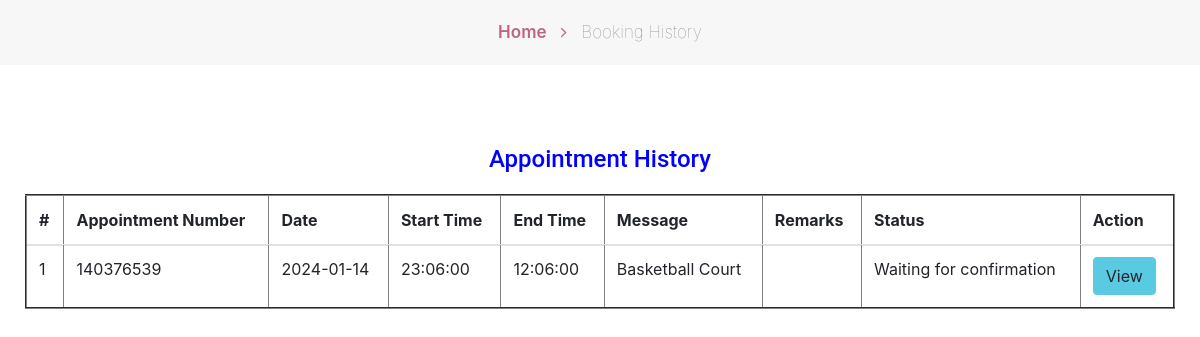
The app's page /portal/booking-history.php (signed in), older data.
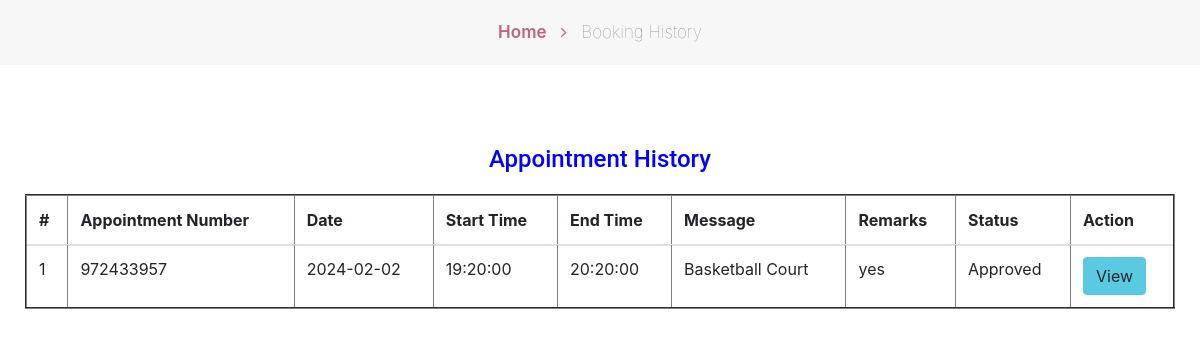
The same page, newer data.
### tables this page shows
CREATE TABLE `tblbook` (
  `ID` int(10) NOT NULL,
  `UserID` int(10) DEFAULT NULL,
  `AptNumber` int(10) DEFAULT NULL,
  `AptDate` date DEFAULT NULL,
  `AptTime` time DEFAULT NULL,
  `endTime` time DEFAULT NULL,
  `Message` mediumtext DEFAULT NULL,
  `BookingDate` timestamp NULL DEFAULT current_timestamp(),
  `Remark` varchar(250) DEFAULT NULL,
  `Status` varchar(250) DEFAULT NULL,
  `RemarkDate` timestamp NULL DEFAULT NULL ON UPDATE current_timestamp()
);

### portal/booking-history.php (the view, shortened to what this page needs)
<?php
include('includes/dbconnection.php');
if (strlen($_SESSION['bpmsuid']==0)) {
  header('location:logout.php');
  } else{
  ?>
<!doctype html>
<html lang="en">
  <head>
    <link rel="stylesheet" href="assets/css/style-starter.css">
  </head>
  <body id="home">
<section class="w3l-inner-banner-main">
<div class="breadcrumbs-sub">
<div class="container">
<ul class="breadcrumbs-custom-path">
    <li class="right-side propClone"><a href="user-dashboard.php" class="">Home <span class="fa fa-angle-right" aria-hidden="true"></span></a> <p></li>
    <li class="active ">
        Booking History</li>
</ul>
</div>
</div>
</section>
<section class="w3l-contact-info-main" id="contact">
    <div class="contact-sec	">
        <div class="container">
            <div>
                <div class="cont-details">
                   <div class="table-content table-responsive cart-table-content m-t-30">
                    <h4 style="padding-bottom: 20px;text-align: center;color: blue;">Appointment History</h4>
                        <table border="2" class="table">
                            <thead class="gray-bg" >
                                <tr>
                                    <th>#</th>
                                <th>Appointment Number</th>
                                <th>Date</th>
                                <th>Start Time</th>
                                <th>End Time</th>
                                <th>Message</th>
                                <th>Remarks</th>
                                <th>Status</th>
                                <th>Action</th>
                                </tr>
                            </thead>
                            <tbody>
                                <tr>
                                    <?php
                                   $userid= $_SESSION['bpmsuid'];
 $query=mysqli_query($con,"select tbluser.ID as uid, tbluser.FirstName,tbluser.LastName,tbluser.Email,tbluser.MobileNumber,tblbook.ID as bid,tblbook.AptNumber,tblbook.AptDate,tblbook.AptTime,tblbook.endTime,tblbook.Message,tblbook.Remark,tblbook.BookingDate,tblbook.Status from tblbook join tbluser on tbluser.ID=tblbook.UserID where tbluser.ID='$userid'");
$cnt=1;
              while($row=mysqli_fetch_array($query))
              { ?>
               <tr>
    <td><?php echo $cnt;?></td>
<td><?php echo $row['AptNumber'];?></td>
<td><p> <?php echo $row['AptDate']?> </p></td>
<td><?php echo $row['AptTime']?></td>
<td><?php echo $row['endTime']?></td>
<td><?php echo $row['Message']?></td>
<td><?php echo $row['Remark']?></td>
<td><?php $status=$row['Status'];
if($status==''){
 echo "Waiting for confirmation";
} else{
echo $status;
}
?>  </td>
<td><a href="appointment-detail.php?aptnumber=<?php echo $row['AptNumber'];?>" class="btn btn-primary">View</a></td>
</tr><?php $cnt=$cnt+1; } ?>
                            </tbody>
                        </table>
                    </div> </div>
    </div>
    </div></div>
</section>
</body>
</html><?php } ?>

Row changes from the older to the newer data that the page shows:
removed tblbook: AptNumber "140376539", AptDate "2024-01-14", AptTime "23:06:00", endTime "12:06:00", Message "Basketball Court", shows "Waiting for confirmation"
added tblbook: AptNumber "972433957", AptDate "2024-02-02", AptTime "19:20:00", endTime "20:20:00", Message "Basketball Court", Remark "yes", Status "Approved"
